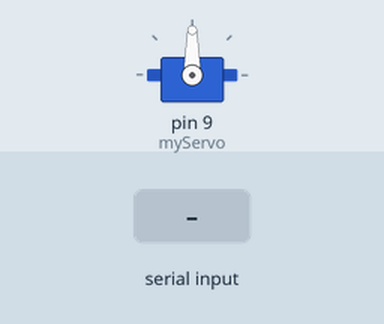
A sketch run on a simulated Arduino Uno, built with avr-gcc and run on an emulated ATmega328P. Shown: servo. Inputs (shaded band) come from the test bench.

Above: at 1.2 s.
1.3 s: "0" received over the second serial link
At 2.5 s:
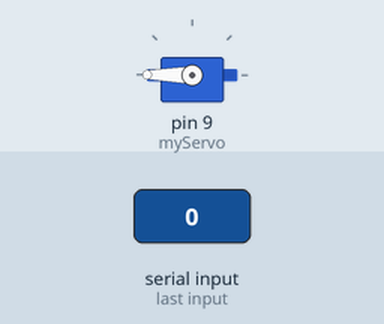
2.8 s: "1" received over the second serial link
At 3.7 s:
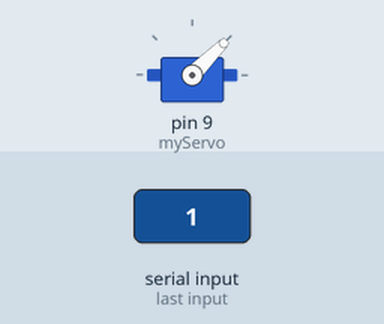
Timing chart, 0 to 5.8 s (numbered marks = the images above; inputs shaded):
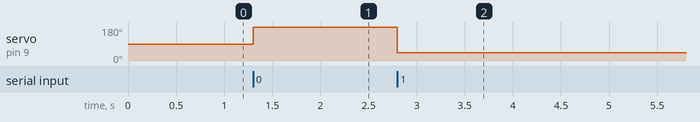

Measured:
- after the input at 1.3 s, servo on pin 9 (myServo): 90° → 180° at once
- after the input at 2.8 s, servo on pin 9 (myServo): 180° → 45° at once

The sketch:

arduino_code.ino
```cpp
#include<Servo.h>
#include<SoftwareSerial.h>
Servo myServo;
SoftwareSerial mySerial(2,3);
int myCommand=-1;
int flag=0;

void setup() {
  Serial.begin(9600);
  mySerial.begin(9600);
  myServo.attach(9);
}

void loop() {
  if(mySerial.available()>0)
  {
    myCommand=mySerial.read();
    flag=1;
  }
  if(flag == 1)
  {
    switch(myCommand)
    {
      case '0': myServo.write(180);break; //Open door
      case '1': myServo.write(45);break;  //Close door
      default: printf("error");break;
    }
  }
}
```
